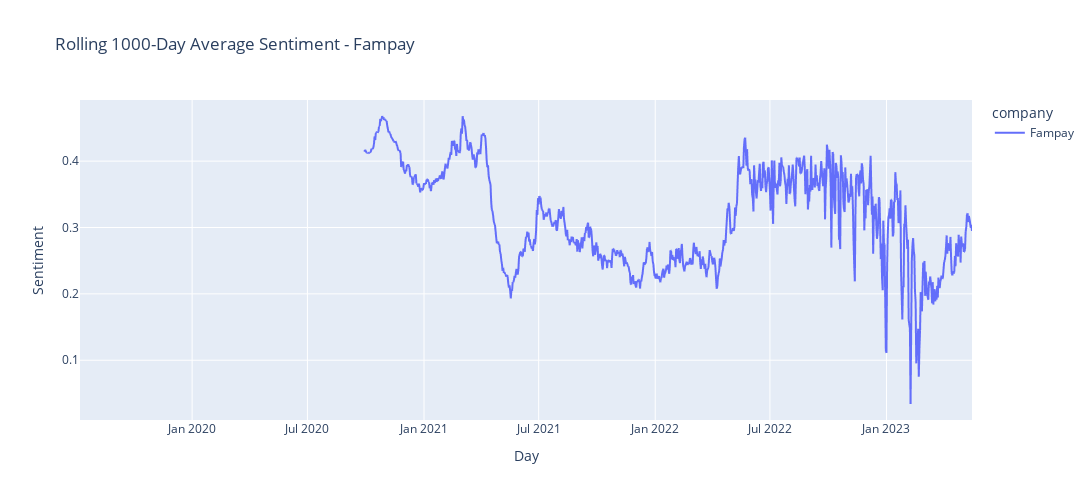
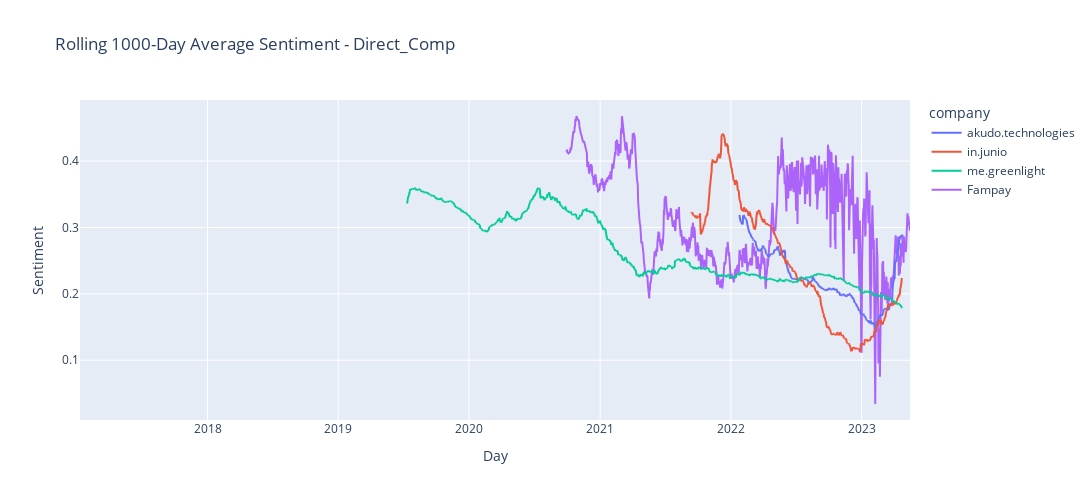
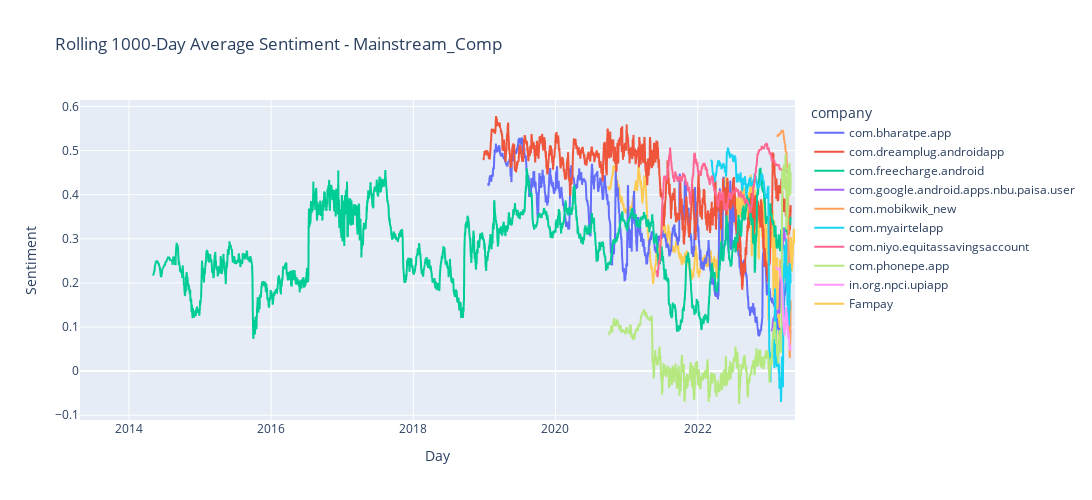
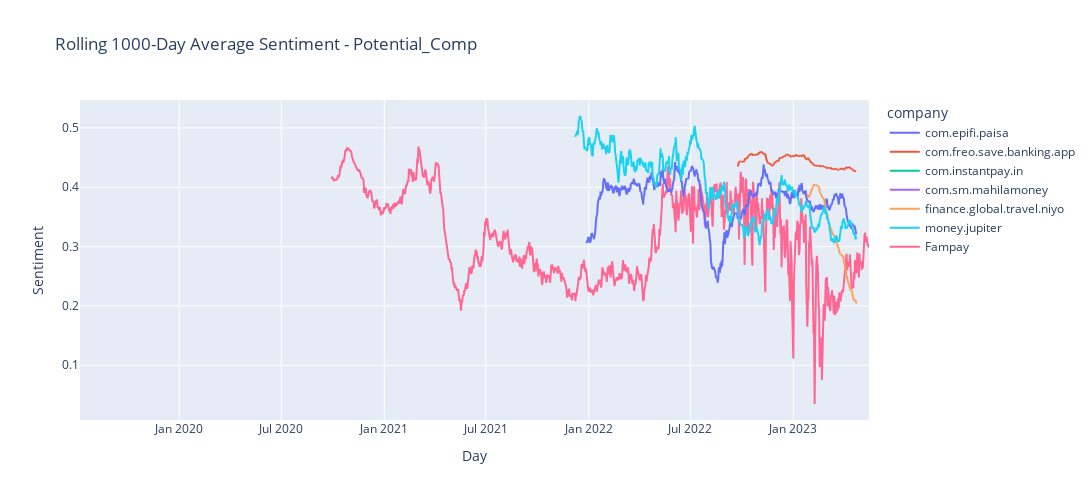

The notebook cell these images were saved under, in order:
### Code cell
def plot_time_series(df, comp_type, rolling_window=1000):
    if 'sentiment' not in df.columns:
        print(f"Sentiment column not found in DataFrame for {comp_type}")
        return

    df['at'] = pd.to_datetime(df['at'])
    df['day'] = df['at'].dt.date
    df.sort_values(by='day', inplace=True)

    df['rolling_sentiment'] = df.groupby('company')['sentiment'].transform(lambda x: x.rolling(rolling_window).mean())
    daily_sentiment = df.groupby(['company', 'day'])['rolling_sentiment'].last().reset_index()

    fig = px.line(data_frame=daily_sentiment, x='day', y='rolling_sentiment', color='company',
                  title=f"Rolling {rolling_window}-Day Average Sentiment - {comp_type}")

    if comp_type != 'Fampay':
        fampay_df['at'] = pd.to_datetime(fampay_df['at'])
        fampay_df['day'] = fampay_df['at'].dt.date
        fampay_df.sort_values(by='day', inplace=True)
        fampay_df['rolling_sentiment'] = fampay_df['sentiment'].rolling(rolling_window).mean()
        daily_sentiment_fampay = fampay_df.groupby('day')['rolling_sentiment'].last().reset_index()
        fig.add_trace(go.Scatter(x=daily_sentiment_fampay['day'], y=daily_sentiment_fampay['rolling_sentiment'],
                                 name='Fampay', mode='lines'))

    fig.update_layout(width=1200, height=500)
    fig.update_xaxes(title_text='Day')
    fig.update_yaxes(title_text='Sentiment')

    filename = f"{comp_type}_rolling_{rolling_window}_sentiment.html"
    pio.write_html(fig, file=filename, auto_open=False)

    print(f"Plot saved as {filename}")
    fig.show()

for df, comp_type in zip(dfs, ['Fampay', 'Direct_Comp', 'Mainstream_Comp', 'Potential_Comp']):
    plot_time_series(df, comp_type)

### Figure 1 — Plotly figure (JSON) as saved in the notebook; plotly's stock layout.template omitted (floating-point values rounded to 4 significant figures; data arrays with more than 128 entries replaced by an {"elided": "..."} marker saying what was removed)
{"data": [{"hovertemplate": "company=Fampay<br>day=%{x}<br>rolling_sentiment=%{y}<extra></extra>", "legendgroup": "Fampay", "line": {"color": "#636efa", "dash": "solid"}, "marker": {"symbol": "circle"}, "mode": "lines", "name": "Fampay", "showlegend": true, "type": "scattergl", "x": {"elided": "1112 str values"}, "xaxis": "x", "y": {"elided": "1112 float values"}, "yaxis": "y"}], "layout": {"height": 500, "legend": {"title": {"text": "company"}, "tracegroupgap": 0}, "title": {"text": "Rolling 1000-Day Average Sentiment - Fampay"}, "width": 1200, "xaxis": {"anchor": "y", "domain": [0, 1], "title": {"text": "Day"}}, "yaxis": {"anchor": "x", "domain": [0, 1], "title": {"text": "Sentiment"}}}}

### Figure 2 — Plotly figure (JSON) as saved in the notebook; plotly's stock layout.template omitted (floating-point values rounded to 4 significant figures; data arrays with more than 128 entries replaced by an {"elided": "..."} marker saying what was removed)
{"data": [{"hovertemplate": "company=akudo.technologies<br>day=%{x}<br>rolling_sentiment=%{y}<extra></extra>", "legendgroup": "akudo.technologies", "line": {"color": "#636efa", "dash": "solid"}, "marker": {"symbol": "circle"}, "mode": "lines", "name": "akudo.technologies", "showlegend": true, "type": "scattergl", "x": {"elided": "636 str values"}, "xaxis": "x", "y": {"elided": "636 float values"}, "yaxis": "y"}, {"hovertemplate": "company=in.junio<br>day=%{x}<br>rolling_sentiment=%{y}<extra></extra>", "legendgroup": "in.junio", "line": {"color": "#EF553B", "dash": "solid"}, "marker": {"symbol": "circle"}, "mode": "lines", "name": "in.junio", "showlegend": true, "type": "scattergl", "x": {"elided": "731 str values"}, "xaxis": "x", "y": {"elided": "731 float values"}, "yaxis": "y"}, {"hovertemplate": "company=me.greenlight<br>day=%{x}<br>rolling_sentiment=%{y}<extra></extra>", "legendgroup": "me.greenlight", "line": {"color": "#00cc96", "dash": "solid"}, "marker": {"symbol": "circle"}, "mode": "lines", "name": "me.greenlight", "showlegend": true, "type": "scattergl", "x": {"elided": "1827 str values"}, "xaxis": "x", "y": {"elided": "1827 float values"}, "yaxis": "y"}, {"mode": "lines", "name": "Fampay", "type": "scatter", "x": {"elided": "1112 str values"}, "y": {"elided": "1112 float values"}}], "layout": {"height": 500, "legend": {"title": {"text": "company"}, "tracegroupgap": 0}, "title": {"text": "Rolling 1000-Day Average Sentiment - Direct_Comp"}, "width": 1200, "xaxis": {"anchor": "y", "domain": [0, 1], "title": {"text": "Day"}}, "yaxis": {"anchor": "x", "domain": [0, 1], "title": {"text": "Sentiment"}}}}

### Figure 3 — Plotly figure (JSON) as saved in the notebook; plotly's stock layout.template omitted (floating-point values rounded to 4 significant figures; data arrays with more than 128 entries replaced by an {"elided": "..."} marker saying what was removed)
{"data": [{"hovertemplate": "company=com.bharatpe.app<br>day=%{x}<br>rolling_sentiment=%{y}<extra></extra>", "legendgroup": "com.bharatpe.app", "line": {"color": "#636efa", "dash": "solid"}, "marker": {"symbol": "circle"}, "mode": "lines", "name": "com.bharatpe.app", "showlegend": true, "type": "scattergl", "x": {"elided": "1735 str values"}, "xaxis": "x", "y": {"elided": "1735 float values"}, "yaxis": "y"}, {"hovertemplate": "company=com.dreamplug.androidapp<br>day=%{x}<br>rolling_sentiment=%{y}<extra></extra>", "legendgroup": "com.dreamplug.androidapp", "line": {"color": "#EF553B", "dash": "solid"}, "marker": {"symbol": "circle"}, "mode": "lines", "name": "com.dreamplug.androidapp", "showlegend": true, "type": "scattergl", "x": {"elided": "1611 str values"}, "xaxis": "x", "y": {"elided": "1611 float values"}, "yaxis": "y"}, {"hovertemplate": "company=com.freecharge.android<br>day=%{x}<br>rolling_sentiment=%{y}<extra></extra>", "legendgroup": "com.freecharge.android", "line": {"color": "#00cc96", "dash": "solid"}, "marker": {"symbol": "circle"}, "mode": "lines", "name": "com.freecharge.android", "showlegend": true, "type": "scattergl", "x": {"elided": "3504 str values"}, "xaxis": "x", "y": {"elided": "3504 float values"}, "yaxis": "y"}, {"hovertemplate": "company=com.google.android.apps.nbu.paisa.user<br>day=%{x}<br>rolling_sentiment=%{y}<extra></extra>", "legendgroup": "com.google.android.apps.nbu.paisa.user", "line": {"color": "#ab63fa", "dash": "solid"}, "marker": {"symbol": "circle"}, "mode": "lines", "name": "com.google.android.apps.nbu.paisa.user", "showlegend": true, "type": "scattergl", "x": {"elided": "151 str values"}, "xaxis": "x", "y": {"elided": "151 float values"}, "yaxis": "y"}, {"hovertemplate": "company=com.mobikwik_new<br>day=%{x}<br>rolling_sentiment=%{y}<extra></extra>", "legendgroup": "com.mobikwik_new", "line": {"color": "#FFA15A", "dash": "solid"}, "marker": {"symbol": "circle"}, "mode": "lines", "name": "com.mobikwik_new", "showlegend": true, "type": "scattergl", "x": ["2023-01-14", "2023-01-15", "2023-01-16", "2023-01-17", "2023-01-18", "2023-01-19", "2023-01-20", "2023-01-21", "2023-01-22", "2023-01-23", "2023-01-24", "2023-01-25", "2023-01-26", "2023-01-27", "2023-01-28", "2023-01-29", "2023-01-30", "2023-01-31", "2023-02-01", "2023-02-02", "2023-02-03", "2023-02-04", "2023-02-05", "2023-02-06", "2023-02-07", "2023-02-08", "2023-02-09", "2023-02-10", "2023-02-11", "2023-02-12", "2023-02-13", "2023-02-14", "2023-02-15", "2023-02-16", "2023-02-17", "2023-02-18", "2023-02-19", "2023-02-20", "2023-02-21", "2023-02-22", "2023-02-23", "2023-02-24", "2023-02-25", "2023-02-26", "2023-02-27", "2023-02-28", "2023-03-01", "2023-03-02", "2023-03-03", "2023-03-04", "2023-03-05", "2023-03-06", "2023-03-07", "2023-03-08", "2023-03-09", "2023-03-10", "2023-03-11", "2023-03-12", "2023-03-13", "2023-03-14", "2023-03-15", "2023-03-16", "2023-03-17", "2023-03-18", "2023-03-19", "2023-03-20", "2023-03-21", "2023-03-22", "2023-03-23", "2023-03-24", "2023-03-25", "2023-03-26", "2023-03-27", "2023-03-28", "2023-03-29", "2023-03-30", "2023-03-31", "2023-04-01", "2023-04-02", "2023-04-03", "2023-04-04", "2023-04-05", "2023-04-06", "2023-04-07", "2023-04-08", "2023-04-09", "2023-04-10", "2023-04-11", "2023-04-12", "2023-04-13", "2023-04-14", "2023-04-15", "2023-04-16", "2023-04-17", "2023-04-18", "2023-04-19", "2023-04-20", "2023-04-21", "2023-04-22", "2023-04-23", "2023-04-24"], "xaxis": "x", "y": [null, null, null, null, null, null, null, null, null, null, null, null, null, null, null, null, null, null, null, null, null, null, null, null, null, null, null, null, null, 0.5344, 0.5327, 0.5324, 0.5328, 0.5314, 0.5313, 0.5371, 0.5354, 0.5352, 0.5344, 0.5338, 0.5366, 0.5389, 0.5394, 0.535, 0.5374, 0.5397, 0.5382, 0.5394, 0.5392, 0.5419, 0.5408, 0.5447, 0.5441, 0.5447, 0.5454, 0.5453, 0.545, 0.5451, 0.5465, 0.5449, 0.5455, 0.5416, 0.5403, 0.5373, 0.5348, 0.5293, 0.5263, 0.5219, 0.5219, 0.5172, 0.5155, 0.5148, 0.5071, 0.501, 0.4995, 0.4968, 0.4957, 0.4974, 0.4978, 0.4839, 0.4719, 0.4625, 0.4587, 0.4585, 0.4558, 0.4555, 0.4504, 0.3733, 0.3206, 0.2765, 0.2067, 0.1698, 0.1235, 0.08385, 0.04099, 0.0295, 0.03749, 0.04888, 0.07124, 0.1335, 0.1602], "yaxis": "y"}, {"hovertemplate": "company=com.myairtelapp<br>day=%{x}<br>rolling_sentiment=%{y}<extra></extra>", "legendgroup": "com.myairtelapp", "line": {"color": "#19d3f3", "dash": "solid"}, "marker": {"symbol": "circle"}, "mode": "lines", "name": "com.myairtelapp", "showlegend": true, "type": "scattergl", "x": {"elided": "427 str values"}, "xaxis": "x", "y": {"elided": "427 float values"}, "yaxis": "y"}, {"hovertemplate": "company=com.niyo.equitassavingsaccount<br>day=%{x}<br>rolling_sentiment=%{y}<extra></extra>", "legendgroup": "com.niyo.equitassavingsaccount", "line": {"color": "#FF6692", "dash": "solid"}, "marker": {"symbol": "circle"}, "mode": "lines", "name": "com.niyo.equitassavingsaccount", "showlegend": true, "type": "scattergl", "x": {"elided": "768 str values"}, "xaxis": "x", "y": {"elided": "768 float values"}, "yaxis": "y"}, {"hovertemplate": "company=com.phonepe.app<br>day=%{x}<br>rolling_sentiment=%{y}<extra></extra>", "legendgroup": "com.phonepe.app", "line": {"color": "#B6E880", "dash": "solid"}, "marker": {"symbol": "circle"}, "mode": "lines", "name": "com.phonepe.app", "showlegend": true, "type": "scattergl", "x": {"elided": "957 str values"}, "xaxis": "x", "y": {"elided": "957 float values"}, "yaxis": "y"}, {"hovertemplate": "company=in.org.npci.upiapp<br>day=%{x}<br>rolling_sentiment=%{y}<extra></extra>", "legendgroup": "in.org.npci.upiapp", "line": {"color": "#FF97FF", "dash": "solid"}, "marker": {"symbol": "circle"}, "mode": "lines", "name": "in.org.npci.upiapp", "showlegend": true, "type": "scattergl", "x": {"elided": "211 str values"}, "xaxis": "x", "y": {"elided": "211 float values"}, "yaxis": "y"}, {"mode": "lines", "name": "Fampay", "type": "scatter", "x": {"elided": "1112 str values"}, "y": {"elided": "1112 float values"}}], "layout": {"height": 500, "legend": {"title": {"text": "company"}, "tracegroupgap": 0}, "title": {"text": "Rolling 1000-Day Average Sentiment - Mainstream_Comp"}, "width": 1200, "xaxis": {"anchor": "y", "domain": [0, 1], "title": {"text": "Day"}}, "yaxis": {"anchor": "x", "domain": [0, 1], "title": {"text": "Sentiment"}}}}

### Figure 4 — Plotly figure (JSON) as saved in the notebook; plotly's stock layout.template omitted (floating-point values rounded to 4 significant figures; data arrays with more than 128 entries replaced by an {"elided": "..."} marker saying what was removed)
{"data": [{"hovertemplate": "company=com.epifi.paisa<br>day=%{x}<br>rolling_sentiment=%{y}<extra></extra>", "legendgroup": "com.epifi.paisa", "line": {"color": "#636efa", "dash": "solid"}, "marker": {"symbol": "circle"}, "mode": "lines", "name": "com.epifi.paisa", "showlegend": true, "type": "scattergl", "x": {"elided": "511 str values"}, "xaxis": "x", "y": {"elided": "511 float values"}, "yaxis": "y"}, {"hovertemplate": "company=com.freo.save.banking.app<br>day=%{x}<br>rolling_sentiment=%{y}<extra></extra>", "legendgroup": "com.freo.save.banking.app", "line": {"color": "#EF553B", "dash": "solid"}, "marker": {"symbol": "circle"}, "mode": "lines", "name": "com.freo.save.banking.app", "showlegend": true, "type": "scattergl", "x": {"elided": "368 str values"}, "xaxis": "x", "y": {"elided": "368 float values"}, "yaxis": "y"}, {"hovertemplate": "company=com.instantpay.in<br>day=%{x}<br>rolling_sentiment=%{y}<extra></extra>", "legendgroup": "com.instantpay.in", "line": {"color": "#00cc96", "dash": "solid"}, "marker": {"symbol": "circle"}, "mode": "lines", "name": "com.instantpay.in", "showlegend": true, "type": "scattergl", "x": ["2022-12-30", "2022-12-31", "2023-01-01", "2023-01-02", "2023-01-03", "2023-01-04", "2023-01-05", "2023-01-06", "2023-01-07", "2023-01-08", "2023-01-09", "2023-01-10", "2023-01-11", "2023-01-12", "2023-01-13", "2023-01-14", "2023-01-15", "2023-01-17", "2023-01-18", "2023-01-19", "2023-01-20", "2023-01-21", "2023-01-22", "2023-01-23", "2023-01-24", "2023-01-25", "2023-01-26", "2023-01-27", "2023-01-28", "2023-01-29", "2023-01-30", "2023-02-05", "2023-02-06", "2023-02-07", "2023-02-08", "2023-02-09", "2023-02-10", "2023-02-11", "2023-02-12", "2023-02-17", "2023-02-18", "2023-02-19", "2023-02-21", "2023-02-22", "2023-02-23", "2023-02-24", "2023-02-25", "2023-02-26", "2023-02-27", "2023-02-28", "2023-03-02", "2023-03-12", "2023-03-13", "2023-03-14", "2023-03-15", "2023-03-16", "2023-03-18", "2023-03-19", "2023-03-21", "2023-03-22", "2023-03-23", "2023-03-24", "2023-03-25", "2023-03-27", "2023-03-28", "2023-04-03", "2023-04-04", "2023-04-06", "2023-04-09", "2023-04-14", "2023-04-16", "2023-04-17", "2023-04-21", "2023-04-22"], "xaxis": "x", "y": [null, null, null, null, null, null, null, null, null, null, null, null, null, null, null, null, null, null, null, null, null, null, null, null, null, null, null, null, null, null, null, null, null, null, null, null, null, null, null, null, null, null, null, null, null, null, null, null, null, null, null, null, null, null, null, null, null, null, null, null, null, null, null, null, null, null, null, null, null, null, null, null, null, null], "yaxis": "y"}, {"hovertemplate": "company=com.sm.mahilamoney<br>day=%{x}<br>rolling_sentiment=%{y}<extra></extra>", "legendgroup": "com.sm.mahilamoney", "line": {"color": "#ab63fa", "dash": "solid"}, "marker": {"symbol": "circle"}, "mode": "lines", "name": "com.sm.mahilamoney", "showlegend": true, "type": "scattergl", "x": {"elided": "340 str values"}, "xaxis": "x", "y": {"elided": "340 null values"}, "yaxis": "y"}, {"hovertemplate": "company=finance.global.travel.niyo<br>day=%{x}<br>rolling_sentiment=%{y}<extra></extra>", "legendgroup": "finance.global.travel.niyo", "line": {"color": "#FFA15A", "dash": "solid"}, "marker": {"symbol": "circle"}, "mode": "lines", "name": "finance.global.travel.niyo", "showlegend": true, "type": "scattergl", "x": {"elided": "152 str values"}, "xaxis": "x", "y": {"elided": "152 float values"}, "yaxis": "y"}, {"hovertemplate": "company=money.jupiter<br>day=%{x}<br>rolling_sentiment=%{y}<extra></extra>", "legendgroup": "money.jupiter", "line": {"color": "#19d3f3", "dash": "solid"}, "marker": {"symbol": "circle"}, "mode": "lines", "name": "money.jupiter", "showlegend": true, "type": "scattergl", "x": {"elided": "518 str values"}, "xaxis": "x", "y": {"elided": "518 float values"}, "yaxis": "y"}, {"mode": "lines", "name": "Fampay", "type": "scatter", "x": {"elided": "1112 str values"}, "y": {"elided": "1112 float values"}}], "layout": {"height": 500, "legend": {"title": {"text": "company"}, "tracegroupgap": 0}, "title": {"text": "Rolling 1000-Day Average Sentiment - Potential_Comp"}, "width": 1200, "xaxis": {"anchor": "y", "domain": [0, 1], "title": {"text": "Day"}}, "yaxis": {"anchor": "x", "domain": [0, 1], "title": {"text": "Sentiment"}}}}
